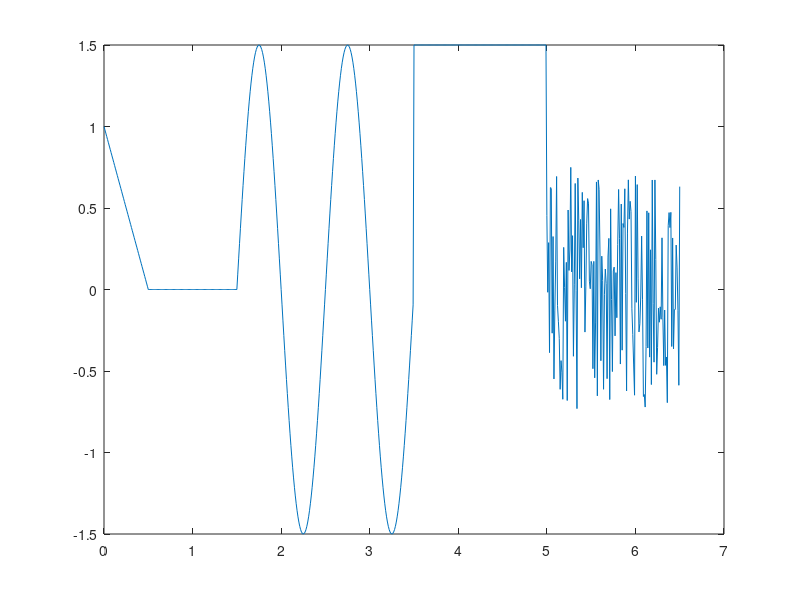

Recreate this plot in MATLAB.
function y = lab3(t)
if nargin == 0
    t = 0:0.01:6.5;
end
%%Parejos laikus izteiksim ar datu filtraciju
t_sin_f = (t>=1.5) & (t<3.5);
t_sin = t(t_sin_f);
%t_sin= 1.5:0.01:3.5;
t_saw_f = (t>=0)&(t<0.5);
t_saw = t(t_saw_f);
%t_saw = 0:0.01:0.5;
t_const_f = (t>=3.5)&(t<5);
t_const = t(t_const_f);
%t_const = 3.5:0.01:5;
t_zero_f = (t>=0.5)&(t<1.5);
t_zero=t(t_zero_f);
%t_zero = 0.5:0.01:1.5;
t_noise_f = (t>=5)&(t<=6.5);
t_noise=t(t_noise_f);
%t_noise = 5:0.01:6.5;
%% sinusoida
A0=0; A= 1.5;
T = (3.5-1.5)/2;f=1/T;
delay = 1.5;
y_sin=A0+A*sin(2*pi*f*(t_sin-delay));
%plot(t_sin,y_sin)
%axis([xmin xmax ymin ymax])
axis([0 6.5 -2 2])
%% Lineari mainigais signals
%k = (yA-yB)/(tA-tB);
k = (1-0)/(0-0.5);
delay = 0.5;
y_saw = k*(t_saw-delay);
%hold on
%plot(t_saw,y_saw)
%% konstantes signals
y_const = 1.5+zeros(size(t_const));
%plot(t_const,y_const)
%% Nulles signal
y_zero = zeros(size(t_zero));
%plot(t_zero,y_zero)
%% troksna signals
y_noise = 1.5*rand(size(t_noise))-0.75;
%plot(t_noise,y_noise)
%% Visu signalu apvienosana
t = [t_saw,t_zero,t_sin,t_const,t_noise];
y = [y_saw,y_zero,y_sin,y_const,y_noise];
if nargout == 0
    plot(t,y)
    y=[];
end